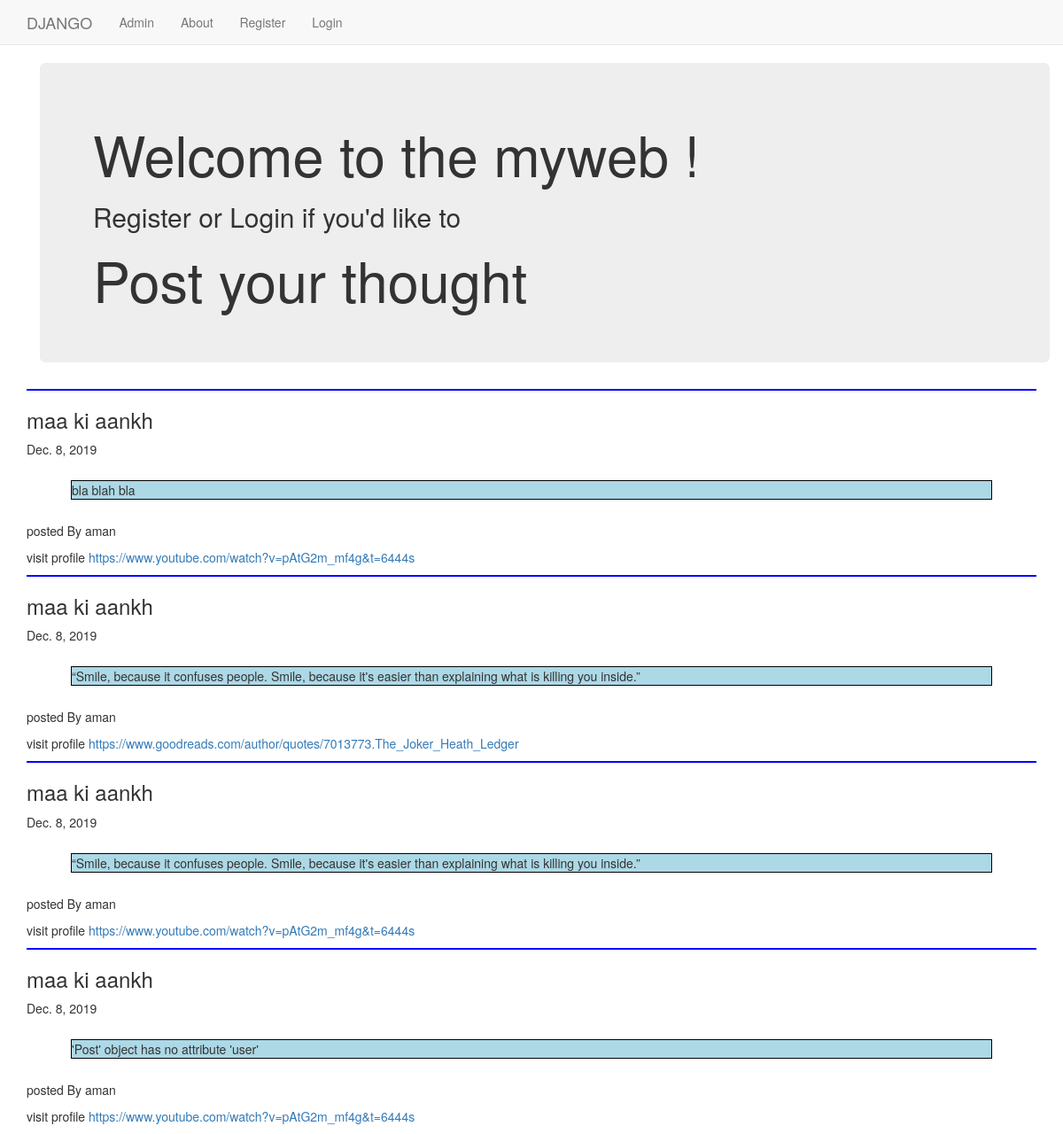
The page / on the database its author committed.
### users/models.py (models this page shows, shortened)
class Post(models.Model):
	user_name=models.CharField(max_length=200,null=False)
	post_title=models.CharField(max_length=200,null=False)
	post_content=models.TextField(default='tutorial content')
	date_published=models.DateField(blank=True,null=True)
	user_profile_link=models.URLField(blank=True,null=True)

### users/views.py (the view)
# urls.py: url(r'^$',views.index,name='index'),
def index(request):
    context1={'Post':Post.objects.all()}
    return render(request,'index.html',context1)

### templates/index.html
{% extends "base.html" %}
{% block body_block %}
<div class="container">
  <div class="jumbotron">
    <h1>Welcome to the myweb !</h1>
    {% if user.is_authenticated %}
        <h2>Hello {{ user.username }}</h2>
    {% else %}
        <h2>Register or Login if you'd like to</h2>
        <h1>Post your thought</h1>
    {% endif %}
  </div>
</div>
{% for post in Post %}
<div>
	<p style="border: 1px solid blue;">
		<h3>{{post.post_title}}</h3>
		<p>{{post.date_published}}</p>
		<p style="border: 1px solid black;margin: 25px 50px;background-color: lightblue;">
			{{post.post_content}}
		</p>
		<p>posted By {{post.user_name}}</p>
		<p>
			visit profile
			<a href="#">{{post.user_profile_link}}</a>
		</p>
	</p>
</div>
{% endfor %}
{% endblock %}

### templates/base.html (shortened to what this page needs)
<!DOCTYPE html>
<html>
  <head>
    <link rel="stylesheet" href="https://maxcdn.bootstrapcdn.com/bootstrap/3.3.7/css/bootstrap.min.css">
</head>
  <body>
    <nav class="navbar navbar-default navbar-static-top">
      <div class="container">
        <ul class="nav navbar-nav">
          <li><a class="navbar-brand" href="{% url 'index' %}">DJANGO</a></li>
          <li><a class="navbar-link" href="{% url 'admin:index' %}">Admin</a></li>
          <li><a class="navbar-link" href="{% url 'users:about' %}">About</a></li>
          <li><a class="navbar-link" href="{% url 'users:register' %}">Register</a></li>
          {% if user.is_authenticated %}
            <li><a href="{% url 'users:profile' %}">Profile</a></li>
            <li><a href="{% url 'logout' %}">Logout</a></li>
          {% else %}
            <li><a class="navbar-link" href="{% url 'users:user_login' %}">Login</a></li>
          {% endif %}
</ul>
      </div>
    </nav>
    <div class="container">
    {% block body_block %}
    {% endblock %}
    </div>
  </body>
</html>

### rows shown on the page
Post: post_title "maa ki aankh", date_published "Dec. 8, 2019", post_content "bla blah bla", user_name "aman", user_profile_link "https://www.youtube.com/watch?v=pAtG2m_mf4g&t=6444s"
Post: post_title "maa ki aankh", date_published "Dec. 8, 2019", post_content "“Smile, because it confuses people. Smile, because it's easier than explaining what is killing you inside.”", user_name "aman", user_profile_link "https://www.goodreads.com/author/quotes/7013773.The_Joker_Heath_Ledger"
Post: post_title "maa ki aankh", date_published "Dec. 8, 2019", post_content "“Smile, because it confuses people. Smile, because it's easier than explaining what is killing you inside.”", user_name "aman", user_profile_link "https://www.youtube.com/watch?v=pAtG2m_mf4g&t=6444s"
Post: post_title "maa ki aankh", date_published "Dec. 8, 2019", post_content "'Post' object has no attribute 'user'", user_name "aman", user_profile_link "https://www.youtube.com/watch?v=pAtG2m_mf4g&t=6444s"
